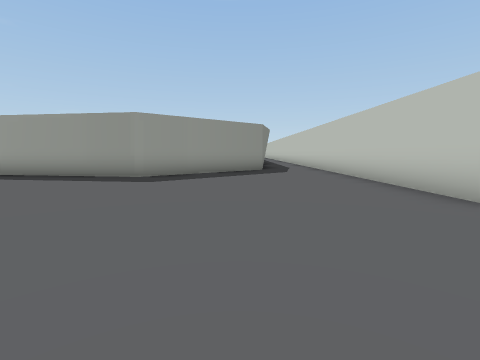
[1] (above)

24 first-person views from a walk through a Unity game level. The camera is 1.4 m above the floor, tilts 6° down and sees 85° across. The floor is counted in squares, 2 m on a side. Each view is taken from the middle of a square. On the plan, view 1 faces up. The plan holds only what a view shows up to about 9 squares ahead; the rest is blank. The place goes on beyond the plan.

[2]
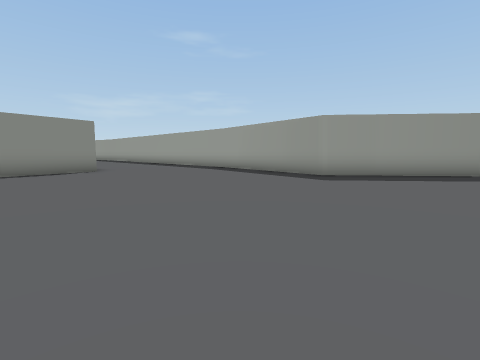

[3]
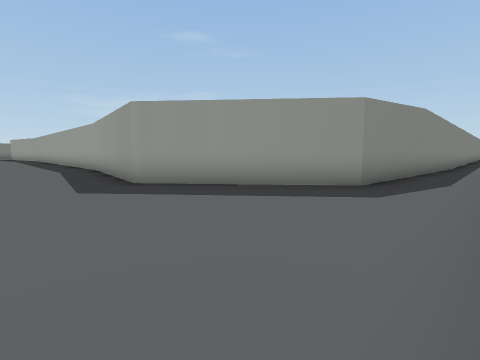

[4]
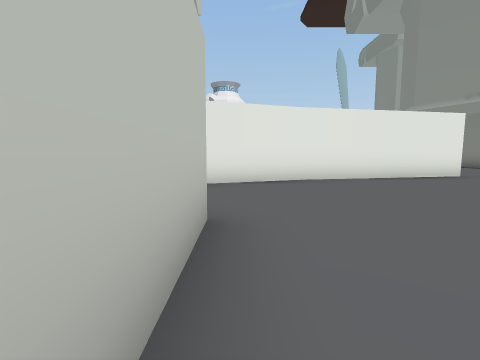

[5]
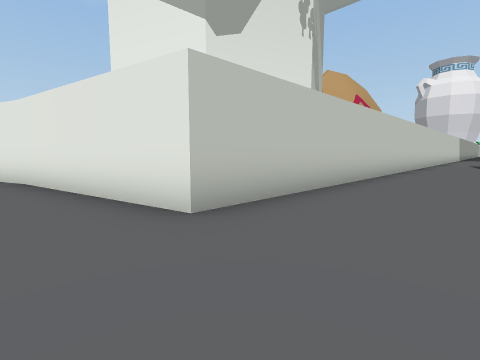

[6]
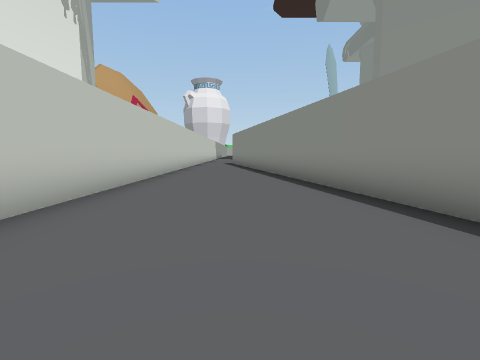

[7]
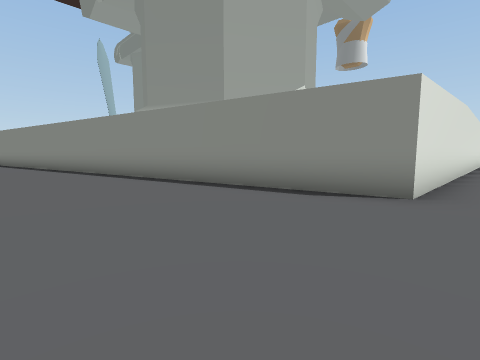

[8]
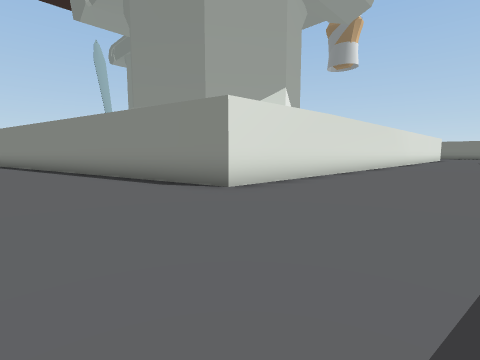

[9]
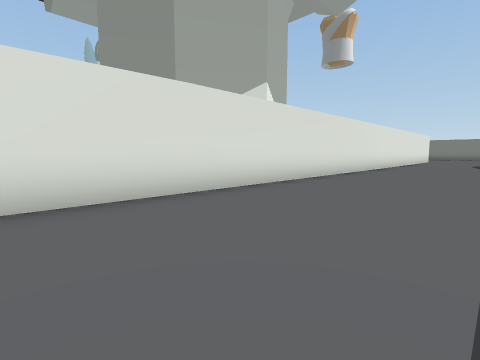

[10]
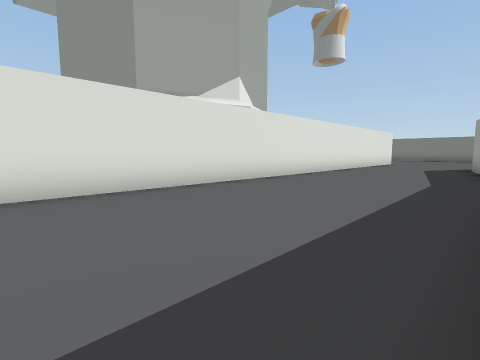

[11]
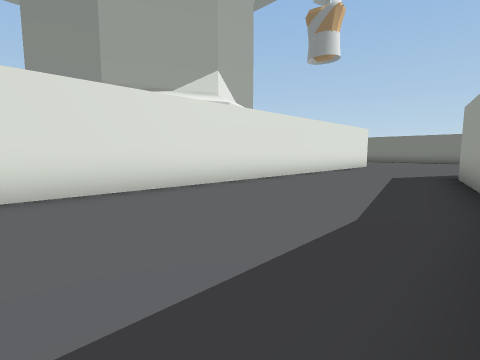

[12]
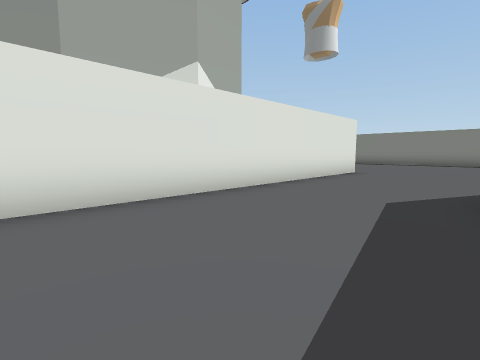

[13]
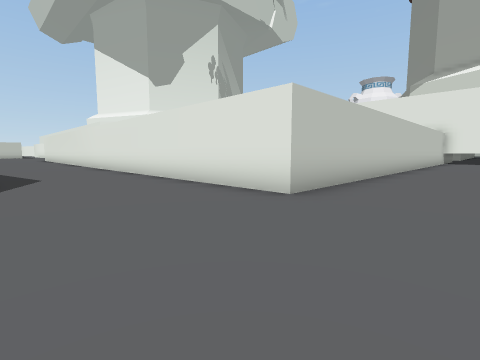

[14]
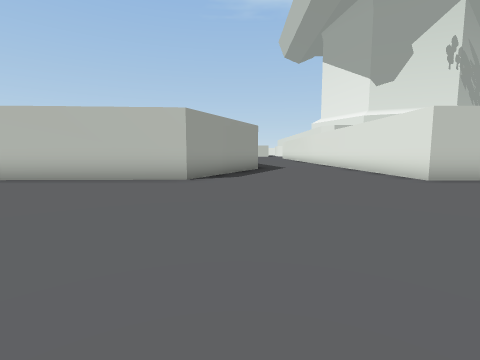

[15]
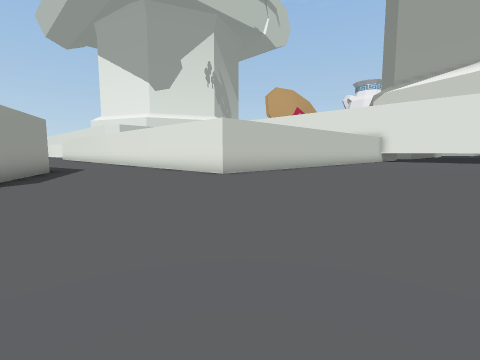

[16]
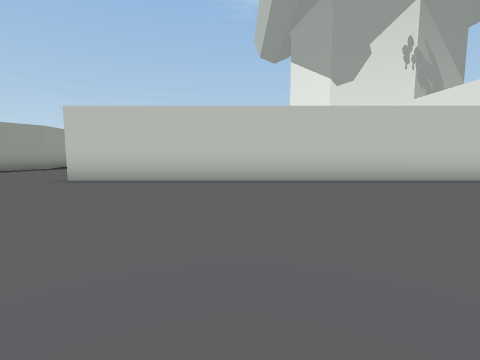

[17]
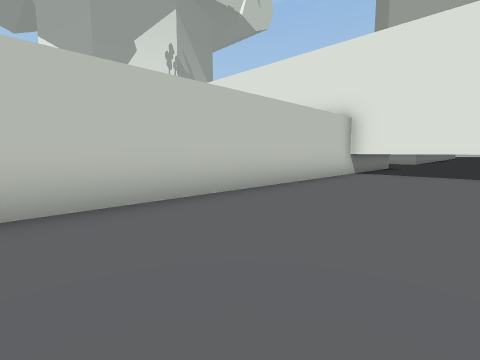

[18]
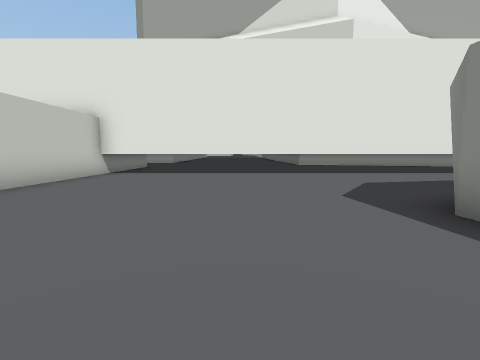

[19]
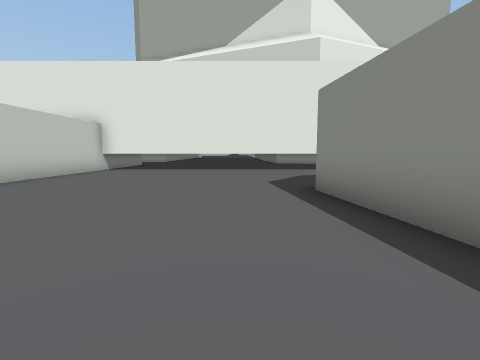

[20]
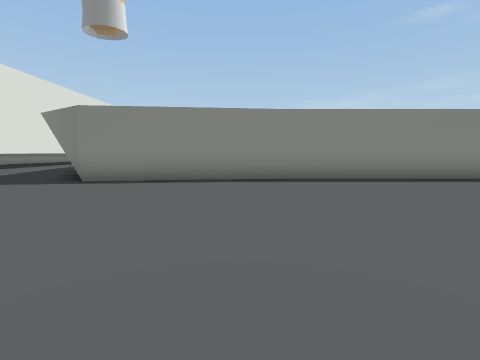

[21]
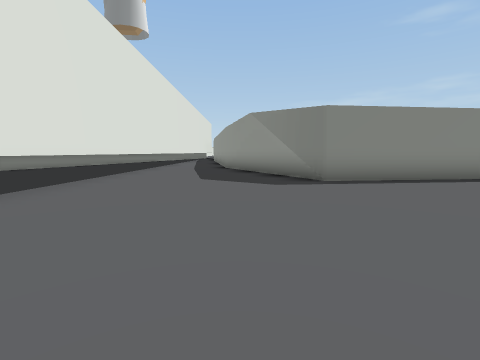

[22]
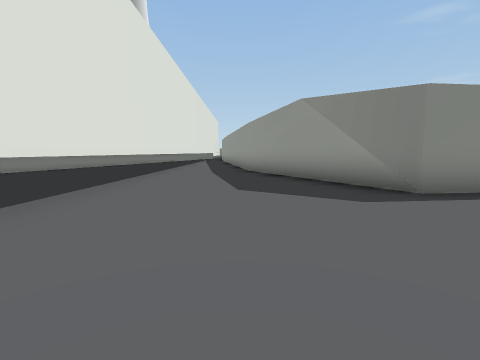

[23]
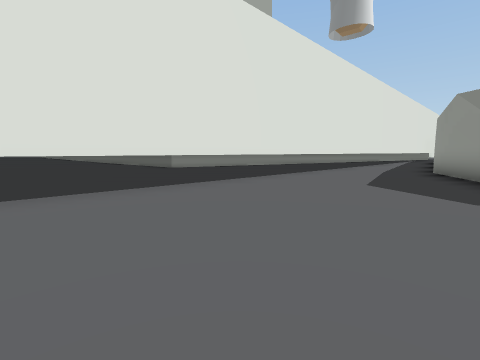

[24]
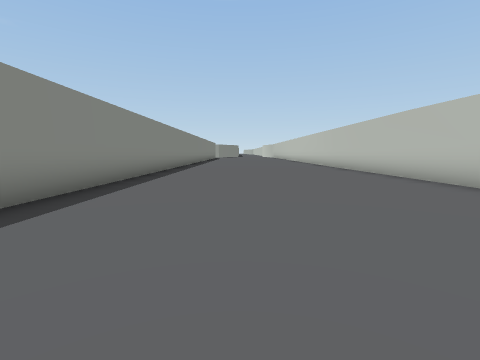

### Floor plan
Points are (right, up) in squares from view 1. A wall is a line through its corners. A room is listed if a view was taken in it or the views show most of it. See-through windows are left out.
Room 1 (views 1, 2, 3, 4, 5, 6, 7, 8, 9, 10, 11, 12, 13, 14, 15, 16, 17, 18, 19, 20, 21, 22, 23, 24)
walls: (-26.2, 7.8) (-28.8, 7.2) (-33.5, 9.5) (-33.5, 15.1); (-33.3, 9.4) (-33.4, 11.2); (-41, 3.5) (-41, -1.8); (-41, -1.7) (-40.4, -7.1) (-45.5, -9.6); (-33.5, -13.2) (-33.5, 3.5) (-9.6, 3.1) (-7.1, -9); (-40.4, -6.9) (-40.9, -7.6) (-44.3, -9.3); (-41, 15.1) (-41, 9.1); (-3.5, -10.4) (-3.5, -1.7) (1.5, -0.7) (3.8, 0.2); (1.2, 11.9) (0.9, 10.7) (-2.9, 7.5) (-7.6, 8.2); (3.3, 3.2) (3.3, 9); (-44.2, -9.2) (-45.5, -9.5); (1.3, 15.6) (0.9, 10.7); (-45, -12.5) (-33.5, -12.5)

Positions as (right, up) in squares from view 1, and headings:
1: (0, 0), facing up
2: (1, 0), facing up-left
3: (3, 5), facing up-left
4: (3, 6), facing down
5: (-6, 0), facing down-right
6: (-6, 0), facing down
7: (-5, 4), facing down-left
8: (-6, 7), facing down-left
9: (-11, 7), facing down-left
10: (-16, 8), facing down-left
11: (-20, 8), facing down-left
12: (-24, 7), facing down-left
13: (-36, 7), facing down-right
14: (-40, 8), facing right
15: (-40, 9), facing down-right
16: (-40, -1), facing right
17: (-37, -4), facing down-right
18: (-38, -4), facing down
19: (-39, -2), facing down
20: (-34, -3), facing left
21: (-34, -9), facing left
22: (-36, -10), facing left
23: (-35, -8), facing down-left
24: (-38, 6), facing up
